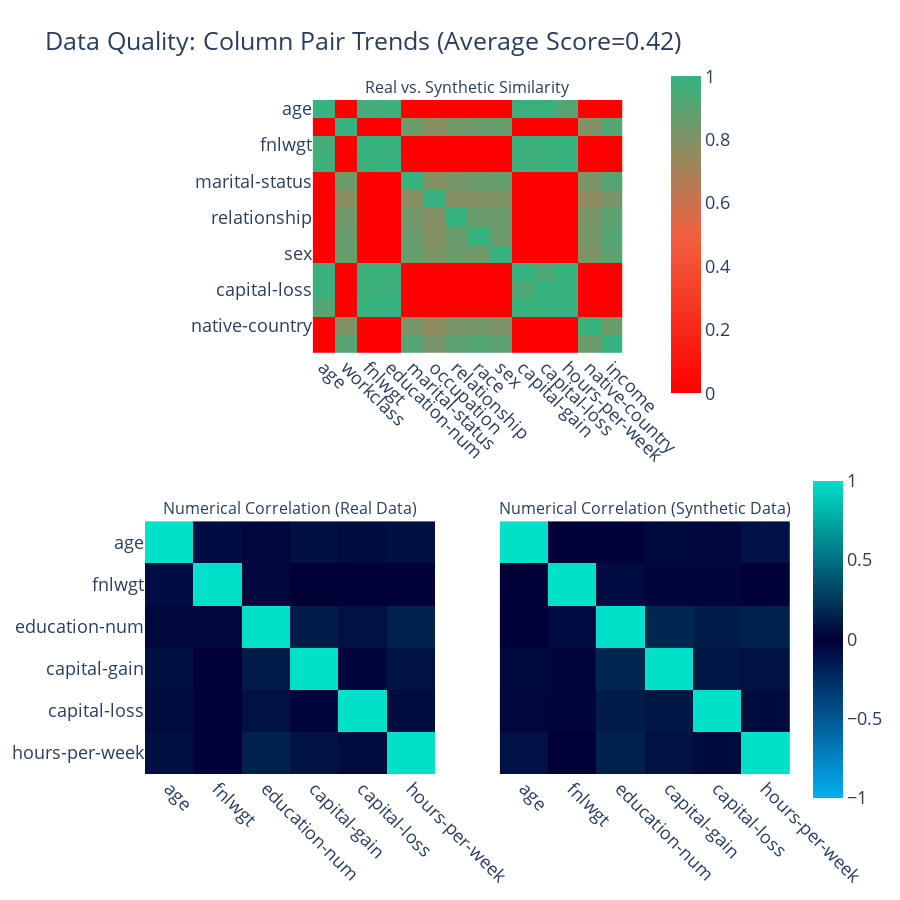

Here is the notebook cell this chart was saved with:
### Code cell
quality_report.get_visualization(property_name='Column Pair Trends').show(renderer='vscode')

### Figure 1 — Plotly figure (JSON) as saved in the notebook; plotly's stock layout.template omitted (floating-point values rounded to 4 significant figures; data arrays with more than 128 entries replaced by an {"elided": "..."} marker saying what was removed)
{"data": [{"coloraxis": "coloraxis", "hovertemplate": "<b>Column Pair</b><br>(%{x},%{y})<br><br>Similarity: %{z}<extra></extra>", "type": "heatmap", "x": ["age", "workclass", "fnlwgt", "education-num", "marital-status", "occupation", "relationship", "race", "sex", "capital-gain", "capital-loss", "hours-per-week", "native-country", "income"], "xaxis": "x", "y": ["age", "workclass", "fnlwgt", "education-num", "marital-status", "occupation", "relationship", "race", "sex", "capital-gain", "capital-loss", "hours-per-week", "native-country", "income"], "yaxis": "y", "z": {"elided": "14x14 float values"}}, {"coloraxis": "coloraxis2", "customdata": [[1, 0.003, -0.018, 0.04, 0.03, -0.096], [0.003, 1, -0.062, -0.032, -0.033, -0.008], [-0.018, -0.062, 1, 0.173, 0.122, 0.149], [0.04, -0.032, 0.173, 1, 0.096, 0.08], [0.03, -0.033, 0.122, 0.096, 1, 0.047], [-0.096, -0.008, 0.149, 0.08, 0.047, 1]], "hovertemplate": "<b>Correlation</b><br>(%{x},%{y})<br><br>Synthetic: %{z}<br>(vs. Real: %{customdata})<extra></extra>", "type": "heatmap", "x": ["age", "fnlwgt", "education-num", "capital-gain", "capital-loss", "hours-per-week"], "xaxis": "x2", "y": ["age", "fnlwgt", "education-num", "capital-gain", "capital-loss", "hours-per-week"], "yaxis": "y2", "z": [[1, -0.074, 0.032, 0.074, 0.053, 0.072], [-0.074, 1, -0.04, -0.001, -0.003, -0.014], [0.032, -0.04, 1, 0.122, 0.081, 0.147], [0.074, -0.001, 0.122, 1, -0.032, 0.083], [0.053, -0.003, 0.081, -0.032, 1, 0.052], [0.072, -0.014, 0.147, 0.083, 0.052, 1]]}, {"coloraxis": "coloraxis2", "customdata": [[1, -0.074, 0.032, 0.074, 0.053, 0.072], [-0.074, 1, -0.04, -0.001, -0.003, -0.014], [0.032, -0.04, 1, 0.122, 0.081, 0.147], [0.074, -0.001, 0.122, 1, -0.032, 0.083], [0.053, -0.003, 0.081, -0.032, 1, 0.052], [0.072, -0.014, 0.147, 0.083, 0.052, 1]], "hovertemplate": "<b>Correlation</b><br>(%{x},%{y})<br><br>Synthetic: %{z}<br>(vs. Real: %{customdata})<extra></extra>", "type": "heatmap", "x": ["age", "fnlwgt", "education-num", "capital-gain", "capital-loss", "hours-per-week"], "xaxis": "x3", "y": ["age", "fnlwgt", "education-num", "capital-gain", "capital-loss", "hours-per-week"], "yaxis": "y3", "z": [[1, 0.003, -0.018, 0.04, 0.03, -0.096], [0.003, 1, -0.062, -0.032, -0.033, -0.008], [-0.018, -0.062, 1, 0.173, 0.122, 0.149], [0.04, -0.032, 0.173, 1, 0.096, 0.08], [0.03, -0.033, 0.122, 0.096, 1, 0.047], [-0.096, -0.008, 0.149, 0.08, 0.047, 1]]}], "layout": {"annotations": [{"font": {"size": 16}, "showarrow": false, "text": "Real vs. Synthetic Similarity", "x": 0.5, "xanchor": "center", "xref": "paper", "y": 1, "yanchor": "bottom", "yref": "paper"}, {"font": {"size": 16}, "showarrow": false, "text": "Numerical Correlation (Real Data)", "x": 0.225, "xanchor": "center", "xref": "paper", "y": 0.375, "yanchor": "bottom", "yref": "paper"}, {"font": {"size": 16}, "showarrow": false, "text": "Numerical Correlation (Synthetic Data)", "x": 0.775, "xanchor": "center", "xref": "paper", "y": 0.375, "yanchor": "bottom", "yref": "paper"}], "coloraxis": {"cmax": 1, "cmin": 0, "colorbar": {"len": 0.5, "x": 0.8, "y": 0.8}, "colorscale": [[0, "#FF0000"], [0.5, "#F16141"], [1, "#36B37E"]]}, "coloraxis2": {"cmax": 1, "cmin": -1, "colorbar": {"len": 0.5, "y": 0.2}, "colorscale": [[0, "#03AFF1"], [0.5, "#000036"], [1, "#01E0C9"]]}, "font": {"size": 18}, "height": 900, "title": {"text": "Data Quality: Column Pair Trends (Average Score=0.42)"}, "width": 900, "xaxis": {"anchor": "y", "domain": [0.26, 0.74], "tickangle": 45}, "xaxis2": {"anchor": "y2", "domain": [0, 0.45], "tickangle": 45}, "xaxis3": {"anchor": "y3", "domain": [0.55, 1], "matches": "x2", "tickangle": 45}, "yaxis": {"anchor": "x", "autorange": "reversed", "domain": [0.625, 1]}, "yaxis2": {"anchor": "x2", "autorange": "reversed", "domain": [0, 0.375]}, "yaxis3": {"anchor": "x3", "autorange": "reversed", "domain": [0, 0.375], "matches": "y2", "visible": false}}}
